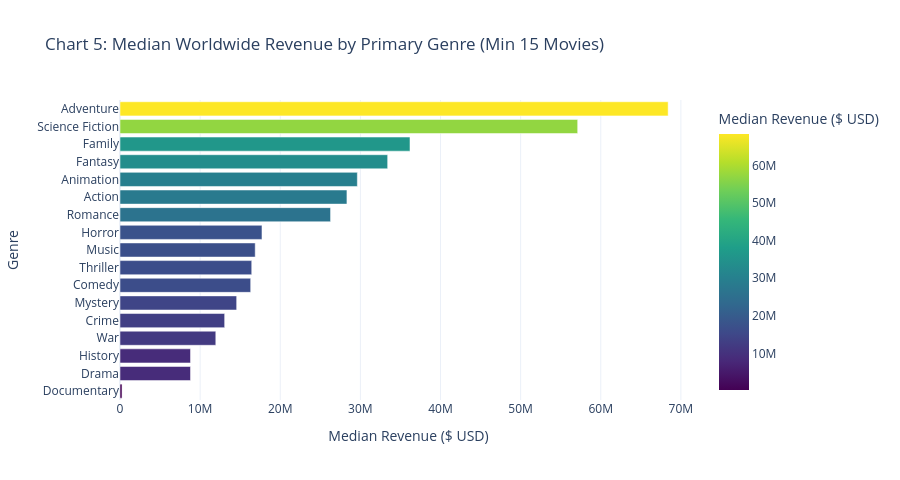
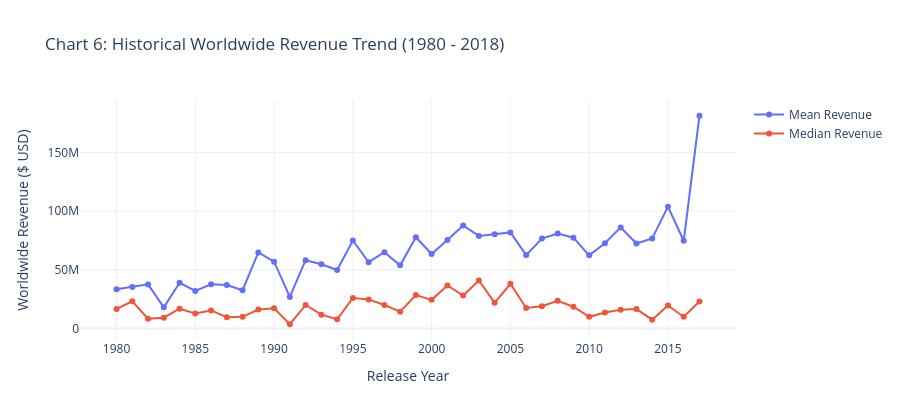

Notebook code cell kept with these figures, in order:
### Markdown cell above
### Chart 5 & Chart 6: Median Revenue by Genre & Historical Trend Across Release Decades
*Analytical Takeaway:* High-concept genres like Animation, Adventure, and Fantasy achieve the highest median box office, and worldwide revenues have grown substantially over recent decades.

### Code cell
# Median revenue by genre (minimum 15 movies)
genre_stats = eda_df.groupby("primary_genre")["revenue"].agg(["count", "median"]).reset_index()
genre_stats = genre_stats[genre_stats["count"] >= 15].sort_values(by="median", ascending=True)

fig5 = px.bar(
    genre_stats, x="median", y="primary_genre", orientation="h",
    title="Chart 5: Median Worldwide Revenue by Primary Genre (Min 15 Movies)",
    labels={"median": "Median Revenue ($ USD)", "primary_genre": "Genre"},
    color="median", color_continuous_scale="Viridis"
)
fig5.update_layout(height=480, showlegend=False)
fig5.show()

# Revenue trend across release years (1980 to 2018)
yearly_trend = eda_df[(eda_df["release_year"] >= 1980) & (eda_df["release_year"] <= 2018)]
yearly_stats = yearly_trend.groupby("release_year")["revenue"].agg(["mean", "median"]).reset_index()

fig6 = go.Figure()
fig6.add_trace(go.Scatter(x=yearly_stats["release_year"], y=yearly_stats["mean"], mode="lines+markers", name="Mean Revenue"))
fig6.add_trace(go.Scatter(x=yearly_stats["release_year"], y=yearly_stats["median"], mode="lines+markers", name="Median Revenue"))
fig6.update_layout(
    title="Chart 6: Historical Worldwide Revenue Trend (1980 - 2018)",
    xaxis_title="Release Year", yaxis_title="Worldwide Revenue ($ USD)",
    height=420
)
fig6.show()

### Figure 1 — Plotly figure (JSON) as saved in the notebook; plotly's stock layout.template omitted (floating-point values rounded to 4 significant figures)
{"data": [{"hovertemplate": "Median Revenue ($ USD)=%{marker.color}<br>Genre=%{y}<extra></extra>", "legendgroup": "", "marker": {"color": [254200.0, 8800000.0, 8800000.0, 11960000.0, 13060000.0, 14560000.0, 16310000.0, 16440000.0, 16870000.0, 17720000.0, 26280000.0, 28320000.0, 29620000.0, 33410000.0, 36190000.0, 57120000.0, 68410000.0], "coloraxis": "coloraxis", "pattern": {"shape": ""}}, "name": "", "orientation": "h", "showlegend": false, "textposition": "auto", "type": "bar", "x": [254200.0, 8800000.0, 8800000.0, 11960000.0, 13060000.0, 14560000.0, 16310000.0, 16440000.0, 16870000.0, 17720000.0, 26280000.0, 28320000.0, 29620000.0, 33410000.0, 36190000.0, 57120000.0, 68410000.0], "xaxis": "x", "y": ["Documentary", "Drama", "History", "War", "Crime", "Mystery", "Comedy", "Thriller", "Music", "Horror", "Romance", "Action", "Animation", "Fantasy", "Family", "Science Fiction", "Adventure"], "yaxis": "y"}], "layout": {"barmode": "relative", "coloraxis": {"colorbar": {"title": {"text": "Median Revenue ($ USD)"}}, "colorscale": [[0.0, "#440154"], [0.1111, "#482878"], [0.2222, "#3e4989"], [0.3333, "#31688e"], [0.4444, "#26828e"], [0.5556, "#1f9e89"], [0.6667, "#35b779"], [0.7778, "#6ece58"], [0.8889, "#b5de2b"], [1.0, "#fde725"]]}, "height": 480, "legend": {"tracegroupgap": 0}, "showlegend": false, "title": {"text": "Chart 5: Median Worldwide Revenue by Primary Genre (Min 15 Movies)"}, "xaxis": {"anchor": "y", "domain": [0.0, 1.0], "title": {"text": "Median Revenue ($ USD)"}}, "yaxis": {"anchor": "x", "domain": [0.0, 1.0], "title": {"text": "Genre"}}}}

### Figure 2 — Plotly figure (JSON) as saved in the notebook; plotly's stock layout.template omitted (floating-point values rounded to 4 significant figures)
{"data": [{"mode": "lines+markers", "name": "Mean Revenue", "type": "scatter", "x": [1980, 1981, 1982, 1983, 1984, 1985, 1986, 1987, 1988, 1989, 1990, 1991, 1992, 1993, 1994, 1995, 1996, 1997, 1998, 1999, 2000, 2001, 2002, 2003, 2004, 2005, 2006, 2007, 2008, 2009, 2010, 2011, 2012, 2013, 2014, 2015, 2016, 2017], "y": [33490000.0, 35290000.0, 37570000.0, 17990000.0, 38920000.0, 31920000.0, 37630000.0, 37040000.0, 32650000.0, 64850000.0, 56950000.0, 26880000.0, 58170000.0, 54740000.0, 49910000.0, 74990000.0, 56530000.0, 65060000.0, 53810000.0, 77760000.0, 63460000.0, 75490000.0, 87770000.0, 78920000.0, 80310000.0, 81910000.0, 62560000.0, 76680000.0, 80950000.0, 77400000.0, 62340000.0, 72720000.0, 86170000.0, 72400000.0, 76690000.0, 103900000.0, 74780000.0, 181400000.0]}, {"mode": "lines+markers", "name": "Median Revenue", "type": "scatter", "x": [1980, 1981, 1982, 1983, 1984, 1985, 1986, 1987, 1988, 1989, 1990, 1991, 1992, 1993, 1994, 1995, 1996, 1997, 1998, 1999, 2000, 2001, 2002, 2003, 2004, 2005, 2006, 2007, 2008, 2009, 2010, 2011, 2012, 2013, 2014, 2015, 2016, 2017], "y": [16660000.0, 23160000.0, 8179000.0, 9191000.0, 16840000.0, 12650000.0, 15350000.0, 9518000.0, 9902000.0, 16090000.0, 17260000.0, 3562000.0, 20000000.0, 11750000.0, 7821000.0, 25950000.0, 24770000.0, 20000000.0, 14310000.0, 28450000.0, 24360000.0, 36640000.0, 28100000.0, 40870000.0, 21800000.0, 38060000.0, 17400000.0, 19000000.0, 23550000.0, 18530000.0, 9917000.0, 13630000.0, 16000000.0, 16510000.0, 7500000.0, 19540000.0, 9930000.0, 22970000.0]}], "layout": {"height": 420, "title": {"text": "Chart 6: Historical Worldwide Revenue Trend (1980 - 2018)"}, "xaxis": {"title": {"text": "Release Year"}}, "yaxis": {"title": {"text": "Worldwide Revenue ($ USD)"}}}}
